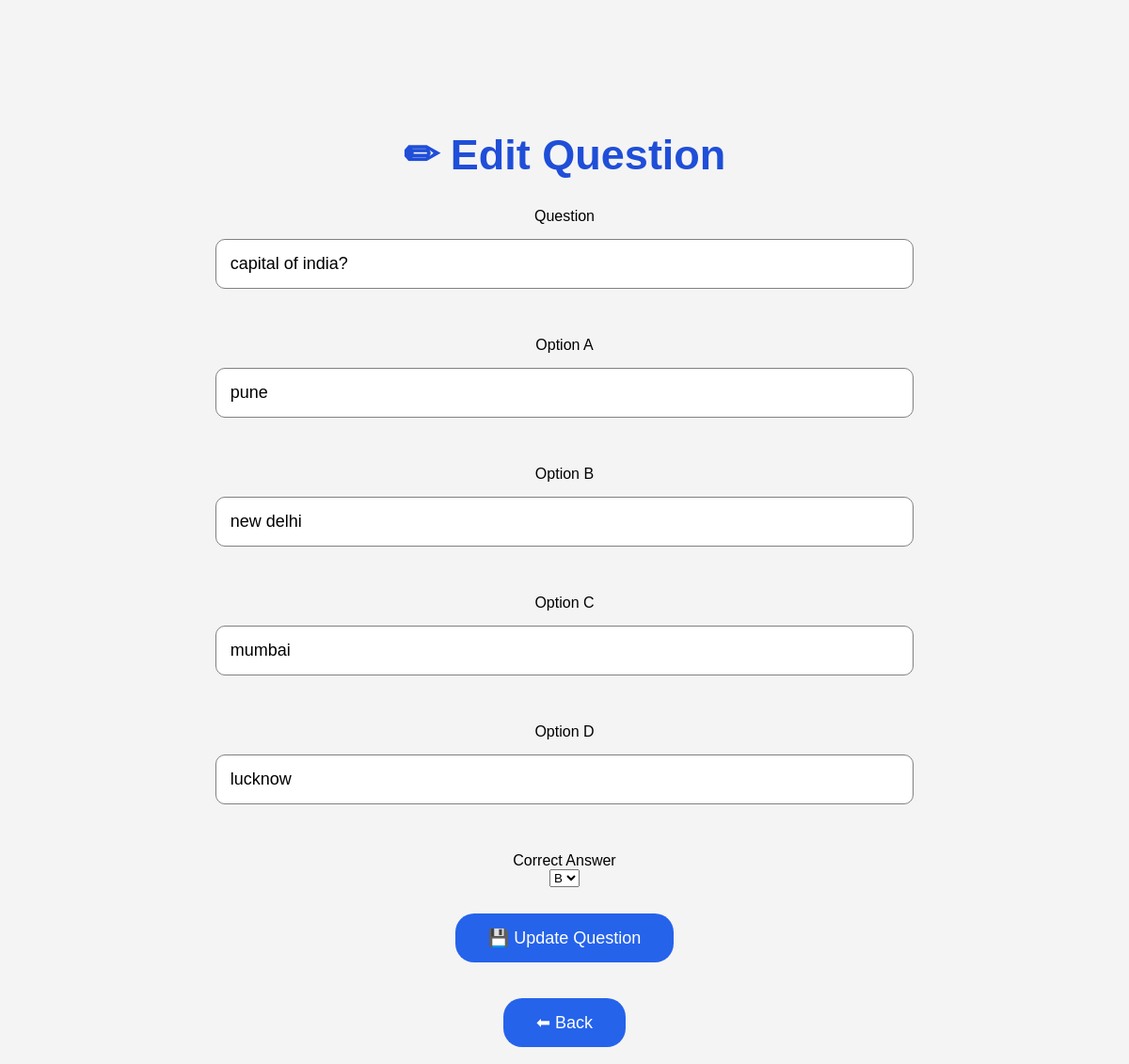
Screenshot of /edit_question/4 (signed in) with the database file from the repository.
### tables this page shows
CREATE TABLE questions(

        id INTEGER PRIMARY KEY AUTOINCREMENT,

        quiz_id INTEGER,

        question TEXT,

        option_a TEXT,

        option_b TEXT,

        option_c TEXT,

        option_d TEXT,

        correct_answer TEXT

    );

### routes/quiz.py (the view, shortened to what this page needs)
@quiz.route("/edit_question/<int:question_id>", methods=["GET", "POST"])
def edit_question(question_id):
    if "user" not in session:
        return redirect(url_for("auth.login"))
    conn = get_connection()
    cur = conn.cursor()
    cur.execute(
        "SELECT * FROM questions WHERE id=?",
        (question_id,)
    )
    question = cur.fetchone()
    conn.close()
    return render_template(
        "edit_question.html",
        question=question
    )

### routes/quiz.py (called while the page is built)
def get_connection():
    conn = sqlite3.connect("quiz.db")
    conn.row_factory = sqlite3.Row
    return conn

### templates/edit_question.html (shortened to what this page needs)
{% extends "base.html" %}
{% block content %}
<div class="container">
    <h1>✏ Edit Question</h1>
    <form method="POST">
        <label>Question</label><br>
        <input type="text"
               name="question"
               value="{{ question['question'] }}"
               required>
        <br><br>
        <label>Option A</label><br>
        <input type="text"
               name="option_a"
               value="{{ question['option_a'] }}"
               required>
        <br><br>
        <label>Option B</label><br>
        <input type="text"
               name="option_b"
               value="{{ question['option_b'] }}"
               required>
        <br><br>
        <label>Option C</label><br>
        <input type="text"
               name="option_c"
               value="{{ question['option_c'] }}"
               required>
        <br><br>
        <label>Option D</label><br>
        <input type="text"
               name="option_d"
               value="{{ question['option_d'] }}"
               required>
        <br><br>
        <label>Correct Answer</label><br>
        <select name="correct_answer">
            <option value="B" {% if question['correct_answer']=="B" %}selected{% endif %}>B</option>
        </select>
        <br><br>
        <button type="submit" class="btn">
            💾 Update Question
        </button>
    </form>
    <br>
    <a href="/view_questions/{{ question['quiz_id'] }}" class="btn">
        ⬅ Back
    </a>
</div>
{% endblock %}

### static/css/style.css (style rules this page uses)
body { background:#f4f4f4; font-family:Arial; text-align:center; padding-top:100px; }
h1 { color:#1f4ed8; font-size:45px; }
button { background:#2563eb; color:white; padding:15px 30px; font-size:20px; border:none; border-radius:10px; margin:10px; cursor:pointer; }
.btn { display:inline-block; background:#2563eb; color:white; padding:15px 35px; margin:10px; text-decoration:none; border-radius:20px; font-size:18px; transition:.3s; }
form { margin-top:30px; }
input { display:block; width:60%; margin:15px auto; padding:15px; font-size:18px; border-radius:10px; border:1px solid gray; }

### rows the page displays
questions: question "capital of india?", option_a "pune", option_b "new delhi", option_c "mumbai", option_d "lucknow", correct_answer "B"
